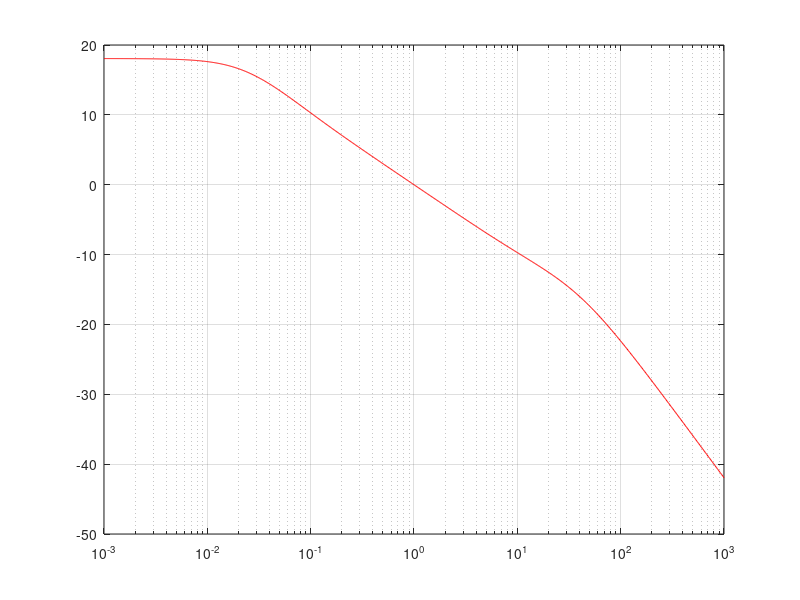
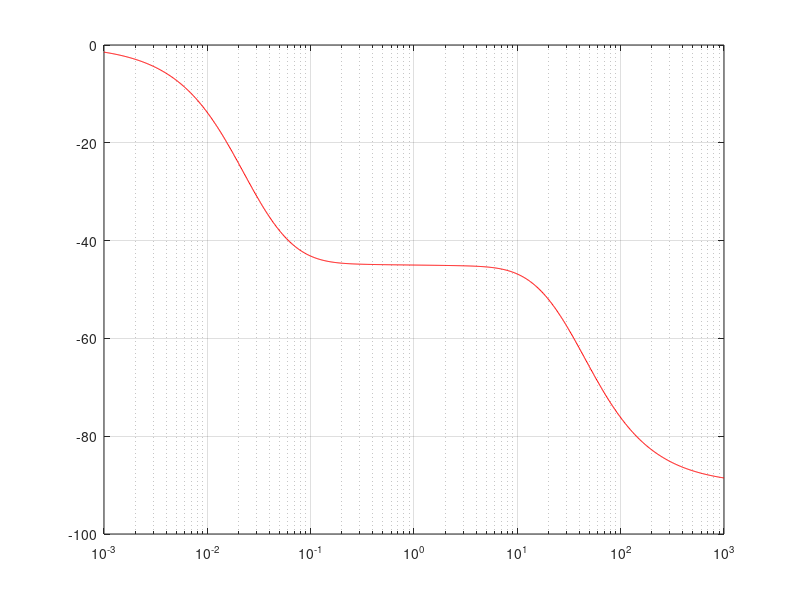
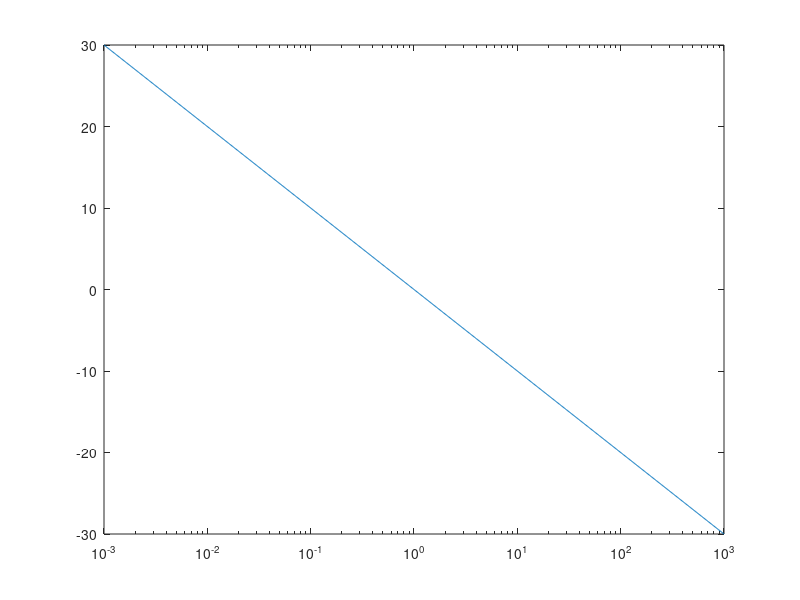
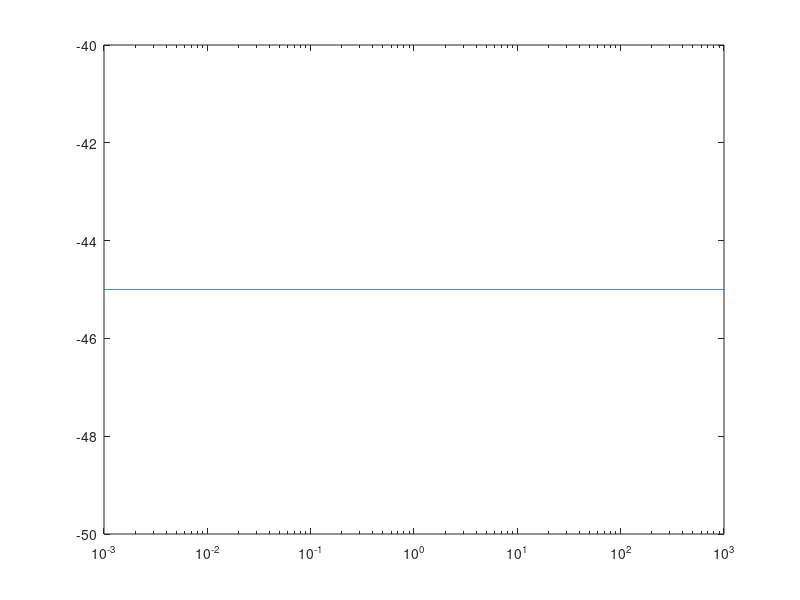

Write the MATLAB code that produced these figures, in order. (Note: this script raises an error after producing the figures.)
% More trasnfer function stuff for the tree. Not sure if the output is
% ultimately any different than tree2bode

more off;
close all;
clear all;

gen = 8;

k = 1;
b = 1;
m1 = 1;
m2 = 1;

w = logspace(-3,3,1000);
s = I*w;

L1 = 1/k;
L2 = 1./(b*s);

transf = 1./(1./L1 + 1./L2);

for i=2:gen
  transf = 1./(1./(L1 + transf) + 1./(L2 + transf));
endfor


figure;
semilogx(w,20*log10(abs(transf)),'r');
grid on;

figure;
semilogx(w,180/pi*angle(transf),'r');
grid on;

mag = abs(1./sqrt(b*k*I*w));
phi = 180/pi*angle(1./sqrt(b*k*I*w));

figure;
semilogx(w,20*log10(mag));

figure;
semilogx(w,phi);

figure;

L1num = 1;
L1den = k;
L2num = 1;
L2den = [b 0];

[Gden,Gnum] = tfadd(L1den,L1num,L2den,L2num);

step(tf(Gnum,Gden));


newden = polyadd(
		 conv(
		      polyadd(conv([m1 0 0],Gden),Gnum),
		      polyadd(conv([m2 0 0],Gden),Gnum)),conv(Gnum,Gnum));
newnum = conv(Gnum,Gden);

figure;
bode(tf(newnum,newden));
figure;
step(tf(newnum,newden));


